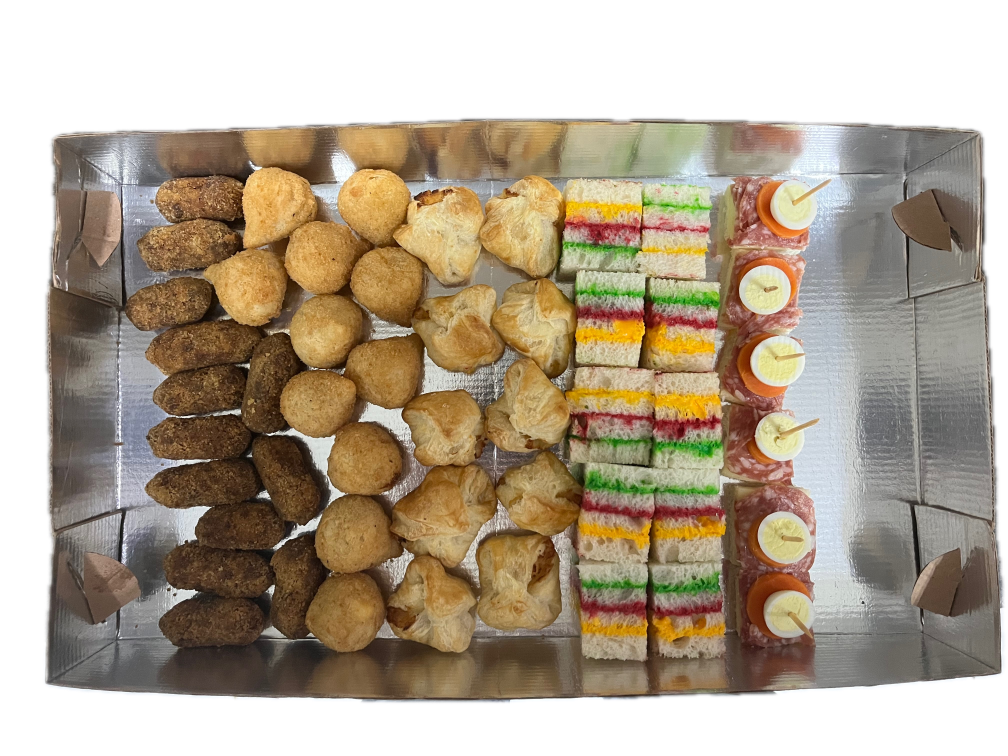
#> input picture dataset/trim/IMG_2426.jpeg, 4032 x 3024 px (shown at 1/4 size)
$ jupyter execute 'Segmentação Simples.ipynb'
#> lines starting #> are read from the running program, lines starting #| are printed output that depends on the picture; after the words box and inside, x2 and y2 are one past the last pixel; in counts of white or black regions, pixels touching at a corner belong together
# Contagem de salgadinhos sortidos em caixas mistas

* **Vicente Knobel (202505144)**
* **Luiz Gustavo Coutinho Xavier (201905959)**

Neste notebook é apresentada a solução de um problema de visão computacional aplicado a indústria de alimentos, como requisitos para a disciplina **INE410121 - Visão Computacional**. O projeto consiste na aplicação de algoritmos clássicos de visão computacional e redes neurais artificiais para solução do problema de contagem de salgadinhos sortidos em caixas mistas. Em nossa melhor solução com o modelo pré-treinado YoLo v7, foi possível identificar corretamente diversas classes de salgadinhos em fotografias diversas de caixas, obtendo YY de acurácia em nosso dataset.

## Descrição do problema
O problema escolhido para atividade consiste na identificação de salgadinhos em caixas sortidas, adotando como exemplo encomendas de salgados produzidas por uma padaria local. Apesar de considerar a produção de um comércio específico, o problema estende-se a indústria de alimentos de modo geral, ao permitir a separação de encomendas de forma mais ágil assegurando controle de qualidade, especialmente em períodos de maior demanda de produção. Caixas sortidas são usualmente encomendadas com 4 ou 5 classes de salgados distintos, e possuem um tamanho padrão para conter um máximo de até 100 salgados. Para o escopo de problema definido neste trabalho, considera-se a existência das seguintes classes:

* Croquete de carne
* Coxinha de frango
* Empada folhada
* Sanduíche colorido
* Sanduíche aberto (canapé de salame com palito acima)
* Canudinho

É importante destacar a similaridade entre classes de salgadinhos no que diz respeito a sua cor e formato, o que representa um maior desafio na resolução do problema. Croquetes de carne apesar de majoritariamente marrons, possuem pigmentos pastéis da mesma cor das coxinhas devido a farinha utilizada em sua fabricação. Coxinhas e empadas também possuem grande similaridade de formato e cor.

As imagens do dataset se encontram disponíveis no diretório **/dataset**, totalizando 21 imagens. Diversas combinações de organizações com as seis classes de salgadinhos foram exploradas, incluindo organizações mais simples com somente uma classe. As imagens foram capturadas em alta resolução ($4032 \times 3024$) por uma câmera de celular

## Abordagem 1: segmentação simples
Como primeira solução, foi implementado um pipeline simples de processamento de imagem utilizando algoritmos clássicos de visão computacional com o objetivo de identificar uma classe de salgadinhos por vez. Cada uma das etapas é descrita como segue, seguido de sua respectiva implementação:

### 1.1. Inicialização e Carregamento de Imagem

Nesta primeira etapa são somente definidas algumas funções auxiliares para o carregamento e visualização de imagens. A função `load_image()` realiza a leitura de arquivos de imagem utilizando a biblioteca OpenCV e efetua a conversão do espaço de cores de BGR para RGB. A imagem original é armazenada nas variáveis globais `ORIGINAL_IMG` e `PIPELINE_IMG`, servindo como ponto de referência inicial para todas as operações subsequentes do pipeline de processamento. A função `show_2_images()` facilita a comparação lado a lado de duas imagens processadas, utiliza subplots do Matplotlib.

[cell 1]
from ipywidgets import interact, interact_manual
from matplotlib import pyplot as plt
import cv2
import numpy as np


def load_image(source):
#> called with source = 'dataset/trim/IMG_2426.jpeg'
    try:
        image = cv2.imread(source)
#> image is the input picture: shape (3024, 4032, 3); mean B, G, R 143.5, 162.7, 176.6
        image = cv2.cvtColor(image, cv2.COLOR_BGR2RGB)
        return image

    except Exception as e:
        print(f"could not load image, err: {e}")
        return None


def show_2_images(image1, image2, title1, title2):
    _, axes = plt.subplots(1, 2, figsize=(15, 7), sharex=True, sharey=True)
    ax = axes.ravel()

    ax[0].imshow(image1, cmap='gray')
    ax[0].set_title(title1)

    ax[1].imshow(image2, cmap='gray')
    ax[1].set_title(title2)

    for a in ax:
        a.set_axis_off()

    plt.tight_layout()
    plt.show()


IMAGE_PATH = 'dataset/trim/IMG_2426.jpeg'
ORIGINAL_IMG = load_image(IMAGE_PATH)
PIPELINE_IMG = ORIGINAL_IMG

### 1.2. Segmentação por Cor no Espaço HSV

A segmentação por cor constitui a etapa inicial de isolamento de regiões de interesse no pipeline. Esta implementação converte a imagem para o espaço de cor HSV, mais apropriado para segmentação baseada em tonalidade em comparação ao espaço RGB, e aplica operações de thresholding binárias definidas por limites inferiores e superiores de cada canal.

O método `cv2.inRange()` efetua o thresholding bidirecional, produzindo uma máscara binária onde pixels dentro do intervalo especificado recebem valor 255 (branco) e fora do intervalo recebem 0 (preto). Diversas combinações foram avaliadas, entretanto os valores aqui apresentados foram empiricamente calibrados para isolar os salgadinhos da classe **croquete**, correspondendo a tonalidades na faixa de marrom definida pelos valores `[8, 130, 10]` a `[24, 180, 140]`.

[cell 2]
def segment_by_color(image, lower_threshold, upper_threshold):
    global PIPELINE_IMG
    hsv_image = cv2.cvtColor(image, cv2.COLOR_RGB2HSV)
#> hsv_image: shape (3024, 4032, 3); mean H, S, V 20.6, 64.6, 178.1

    PIPELINE_IMG = cv2.inRange(hsv_image, lower_threshold, upper_threshold)
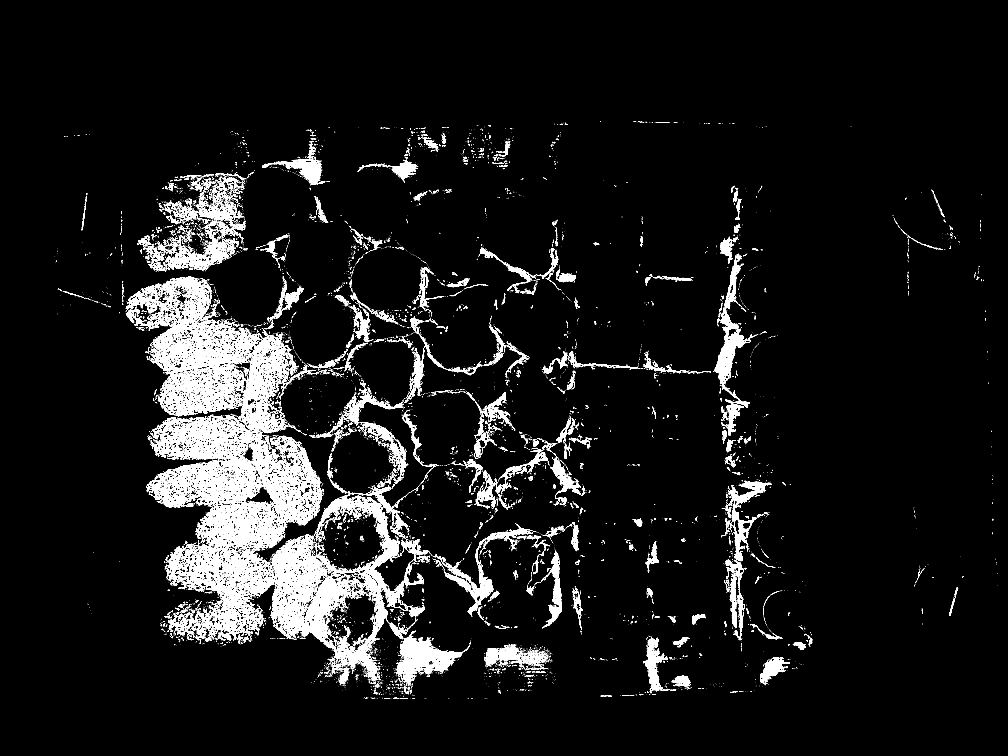
#> PIPELINE_IMG: shape (3024, 4032) (shown at 1/4 size); 6.7% white; 10222 white regions (9108 under 20 px), largest, box (x1, y1, x2, y2) and area: (586, 1659, 1699, 2726) 331390, (516, 1107, 1216, 1732) 133450, (2859, 1015, 2998, 1744) 22351
    show_2_images(image, PIPELINE_IMG, 'Input image', 'Segmented colors')
#> in show_2_images, `plt.show()`:
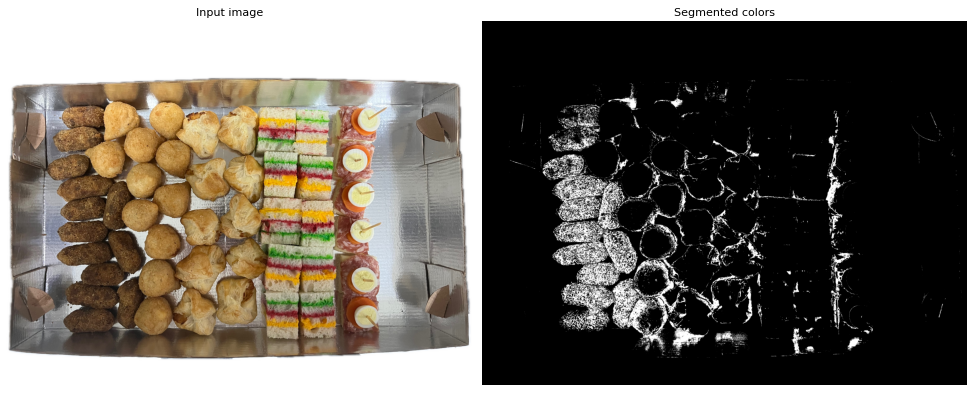
#> figure drawn by matplotlib, 2 panels


lower_t = np.array([8, 130, 10])
upper_t = np.array([24, 180, 140])

segment_by_color(PIPELINE_IMG, lower_t, upper_t)

### 1.3. Operações Morfológicas de Fechamento

A operação de fechamento (closing) é uma técnica de processamento morfológico que combina dilatação seguida de erosão, com o objetivo de preencher pequenas cavidades e remoção de ruído na máscara binária resultante da segmentação. Especificamente, a dilatação expande regiões brancas, preenchendo gaps internos, enquanto a erosão subsequente restaura a imagem ao tamanho original. O kernel estruturante define a vizinhança considerada na operação; neste caso, utiliza-se um kernel retangular $7 \times 7$.

[cell 3]
def apply_closing(image, kernel_size, iterations):
#> called with kernel_size = (7, 7), iterations = 1
    global PIPELINE_IMG

    gray_image = PIPELINE_IMG
    if len(image.shape) == 3:
        gray_image = cv2.cvtColor(image, cv2.COLOR_RGB2GRAY)

    kernel = cv2.getStructuringElement(cv2.MORPH_RECT, kernel_size)
    PIPELINE_IMG = cv2.morphologyEx(gray_image, cv2.MORPH_CLOSE, kernel, iterations=iterations)
#> PIPELINE_IMG: shape (3024, 4032); 10.5% white; 2001 white regions (1561 under 20 px), largest, box (x1, y1, x2, y2) and area: (502, 1106, 1883, 2779) 869090, (550, 687, 1015, 1088) 81324, (2884, 1919, 3088, 2561) 30046

    show_2_images(image, PIPELINE_IMG, 'Input image', 'Eroded')
#> call 2 of show_2_images, with title1 = 'Input image', title2 = 'Eroded'
#> in show_2_images (call 2), `plt.show()`:
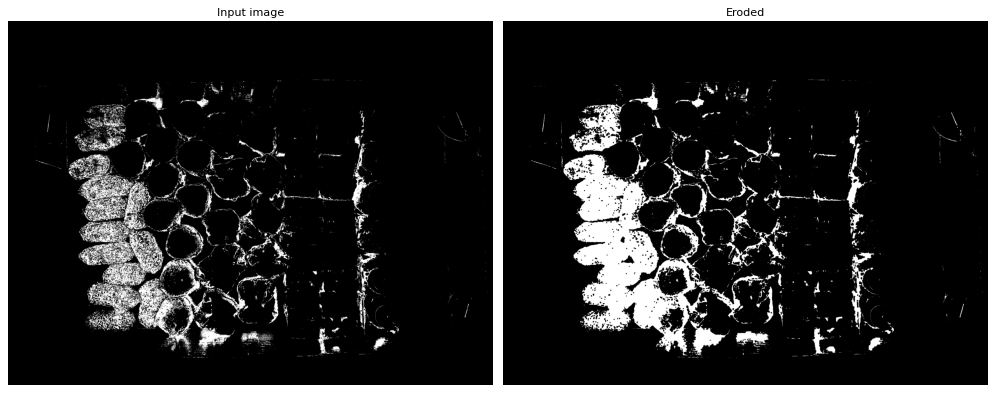
#> figure drawn by matplotlib, 2 panels


apply_closing(image=PIPELINE_IMG, kernel_size=(7,7), iterations=1)

### 1.4. Detecção de Bordas via Algoritmo de Canny

Em sequência é realizada a detecção de bordas utilizando o algoritmo de Canny. Este método aplica inicialmente um filtro bilateral `cv2.bilateralFilter()` para suavização seletiva com preservação de bordas, reduzindo ruído. O resultado é um mapa binário de bordas, em que apenas pixels que representam mudanças significativas de intensidade são ativados.

[cell 4]
def apply_canny(image, threshold1, threshold2, apertureSize, L2gradient):
#> called with threshold1 = 15, threshold2 = 45, apertureSize = 3, L2gradient = True
    global PIPELINE_IMG

    gray_image = PIPELINE_IMG
    if len(image.shape) == 3:
        gray_image = cv2.cvtColor(image, cv2.COLOR_RGB2GRAY)

    blurred_image = cv2.bilateralFilter(gray_image, 50, 90, 90)
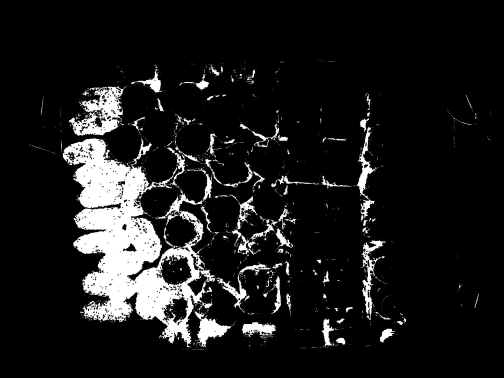
#> blurred_image: shape (3024, 4032) (shown at 1/8 size); min 0, max 255, mean 26.6

    PIPELINE_IMG = cv2.Canny(blurred_image, threshold1=threshold1, threshold2=threshold2, apertureSize=apertureSize, L2gradient=L2gradient)
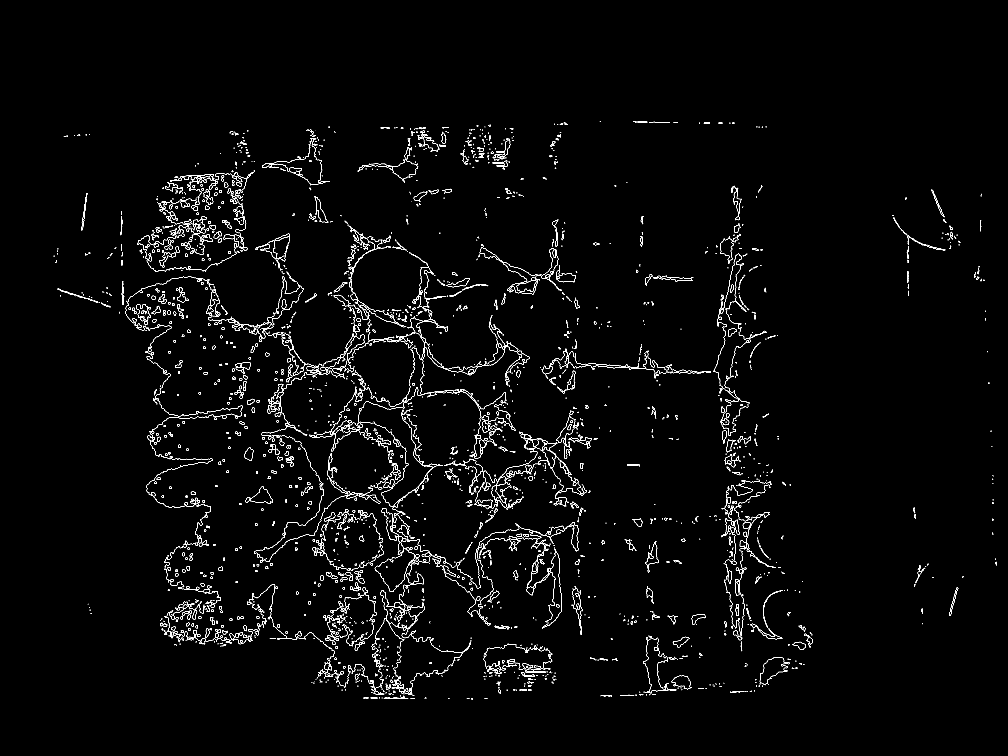
#> PIPELINE_IMG: shape (3024, 4032) (shown at 1/4 size); 1.1% white in thin lines or dots, all inside (x1, y1, x2, y2) = (215, 484, 3987, 2797)
    show_2_images(image, PIPELINE_IMG, 'Input image', 'Canny edges')


# NOTE: Original image best with gaussian blurred at 65/195 or bilaterealFilter at 15/45
#apply_canny(image=ORIGINAL_IMG, threshold1=15, threshold2=45, apertureSize=3, L2gradient=True)

apply_canny(image=PIPELINE_IMG, threshold1=15, threshold2=45, apertureSize=3, L2gradient=True)

### 1.5. Detecção e Contagem de Elipses

A identificação de elipses consiste na detecção de contornos na imagem binária, onde para cada contorno com número suficiente de pontos, ajusta-se uma elipse utilizando `cv2.fitEllipse()`. Os candidatos são então filtrados mediante critérios geométricos, como: (i) área mínima, (ii) razão entre área do contorno e área da elipse ajustada, e (iii) razão entre semieixos da elipse, rejeitando formas muito alongadas ou muito pequenas.

[cell 5]
def count_ellipses_contours(image, area_min=500, area_ratio_tol=0.9, axis_ratio_max=5.0):
#> called with area_min = 500, area_ratio_tol = 0.9, axis_ratio_max = 5
    global PIPELINE_IMG
    if image is None:
        return 0, None

    _, th = cv2.threshold(image, 127, 255, cv2.THRESH_BINARY)
    contours, _ = cv2.findContours(th, cv2.RETR_EXTERNAL, cv2.CHAIN_APPROX_SIMPLE)
#> contours = 2711 contours, 1815 with area under 20; largest, box (x1, y1, x2, y2) and area: (983, 1946, 1092, 2016) 3437, (1401, 1171, 1594, 1299) 3397, (2684, 2702, 2767, 2758) 2662, (2581, 2167, 2636, 2290) 2318, (2067, 1122, 2145, 1168) 2271

    out = cv2.cvtColor(image, cv2.COLOR_GRAY2RGB)
    #mask = np.zeros_like(image)

    count = 0
    for cnt in contours:
        area = cv2.contourArea(cnt)
        if area < area_min or len(cnt) < 5:
            continue

        ellipse = cv2.fitEllipse(cnt)
        (MA, ma) = ellipse[1]
        a = max(MA, ma) / 2.0
        b = min(MA, ma) / 2.0
        ellipse_area = np.pi * a * b
        if ellipse_area <= 0:
            continue

        area_ratio = area / ellipse_area
        axis_ratio = (MA / ma) if ma > 0 else 999

        if area_ratio >= area_ratio_tol and axis_ratio <= axis_ratio_max:
            cv2.ellipse(out, ellipse, (0,255,0), 2)
            #cv2.drawContours(mask, [cnt], -1, 255, -1)
            count += 1
#> this loop made 2711 passes
#> area on passes 5, 9, 10: 30.5, 52, 26
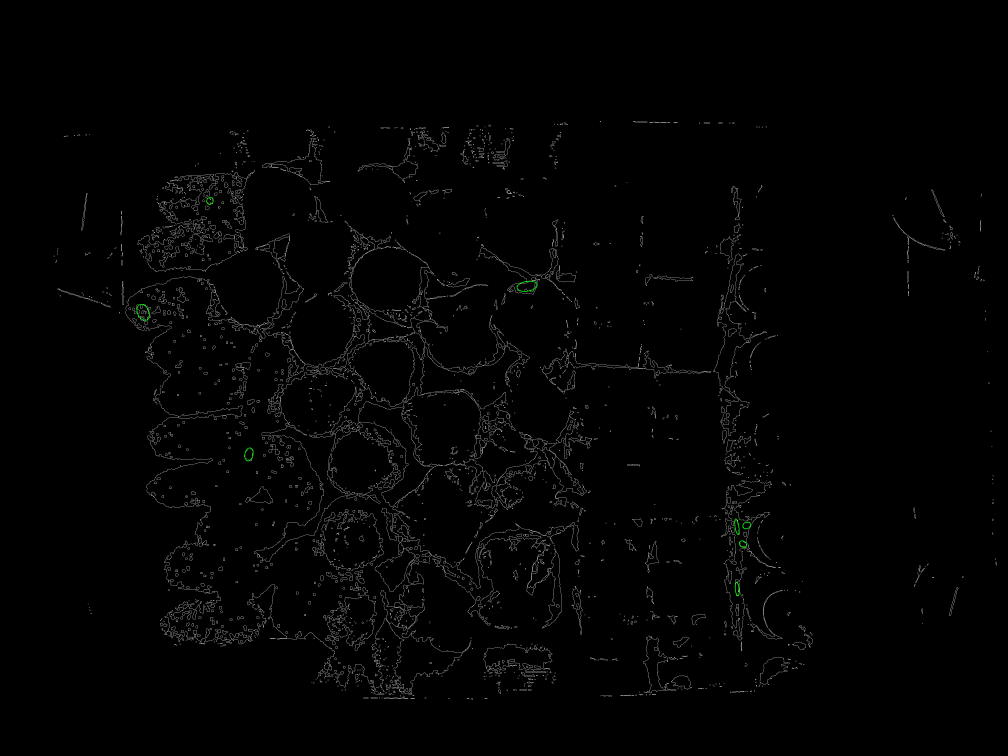
#> out: shape (3024, 4032, 3) (shown at 1/4 size); mean B, G, R 2.8, 2.8, 2.8
#> after the loop, count = 8

    return count, out


count, out = count_ellipses_contours(PIPELINE_IMG)
#> count = 8
show_2_images(PIPELINE_IMG, out, 'Input', 'Detected Ellipses')

print('detected:', count)
#| detected: 8

$ run again, with dataset/trim/IMG_2428.jpeg copied over dataset/trim/IMG_2426.jpeg
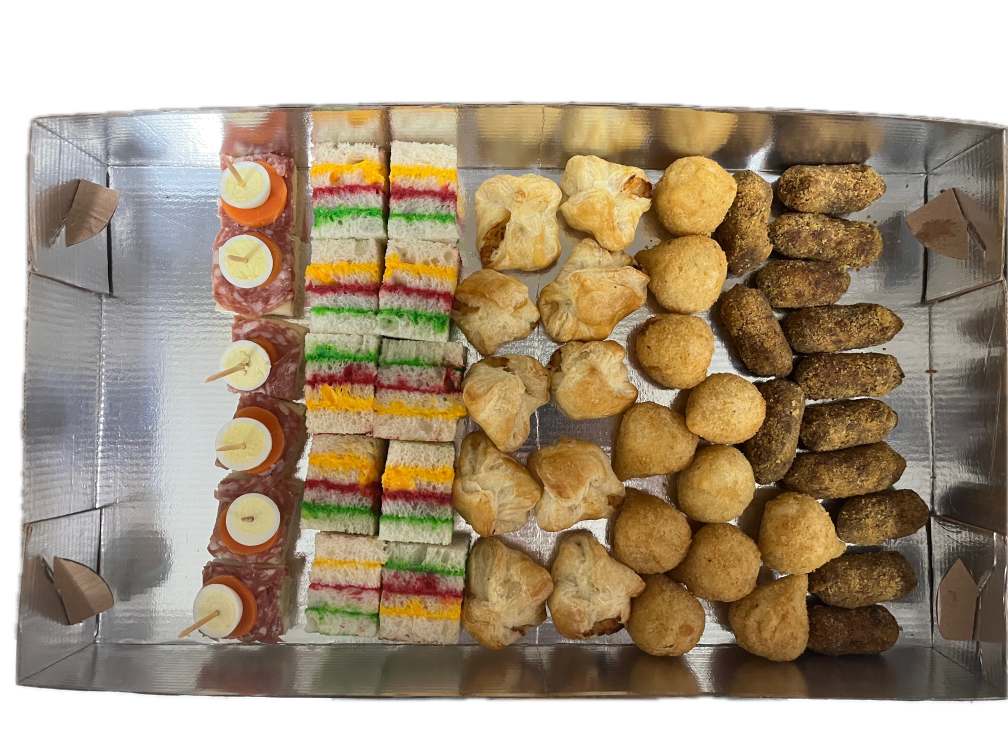
#> input picture dataset/trim/IMG_2428.jpeg, 4032 x 3024 px (shown at 1/4 size)
#> in load_image, image is the input picture: shape (3024, 4032, 3); mean B, G, R 131.1, 153.5, 169.7
#> hsv_image: shape (3024, 4032, 3); mean H, S, V 22.5, 76.4, 171.1
#> in apply_canny, `PIPELINE_IMG = cv2.Canny(blurred_image, threshold1=threshold1, thresho..`:
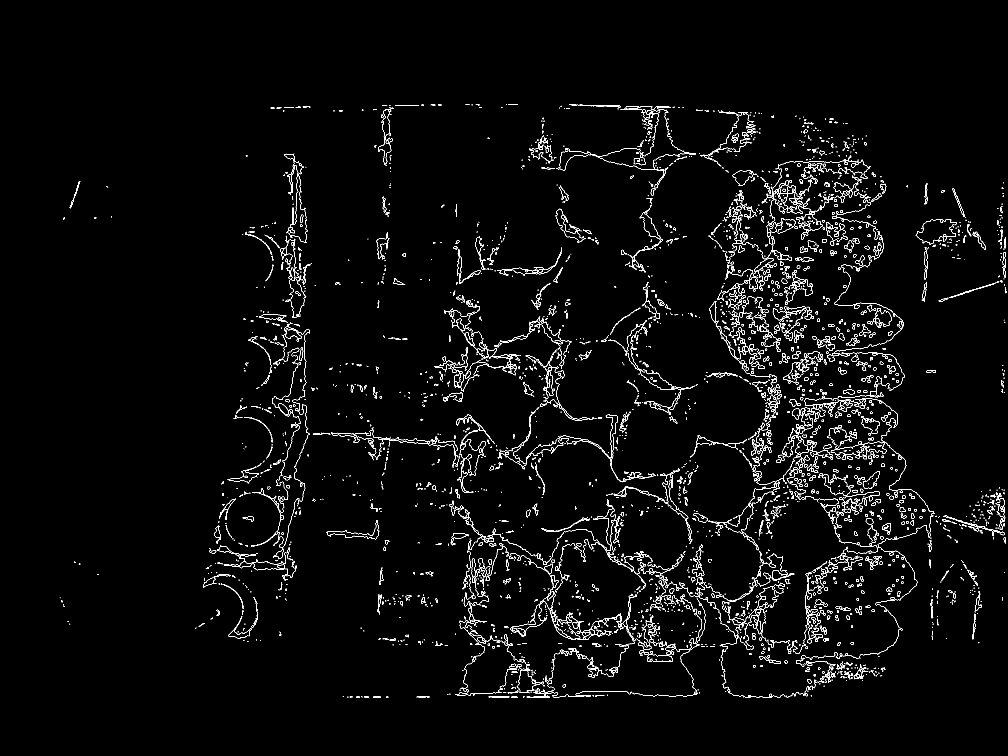
#> PIPELINE_IMG: shape (3024, 4032) (shown at 1/4 size); 1.4% white in thin lines or dots, all inside (x1, y1, x2, y2) = (239, 416, 4026, 2791)
#> contours = 3837 contours, 2685 with area under 20; largest, box (x1, y1, x2, y2) and area: (2640, 1873, 2769, 2175) 3921, (2559, 849, 2652, 992) 3319, (3493, 1232, 3568, 1312) 2783, (3014, 1032, 3093, 1142) 2272, (3091, 1225, 3224, 1363) 2212
#> the loop in count_ellipses_contours, `for cnt in contours:` made 3837 passes
#> area on passes 6, 7, 9: 26, 42.5, 28.5
#> after the loop in count_ellipses_contours, `for cnt in contours:`:
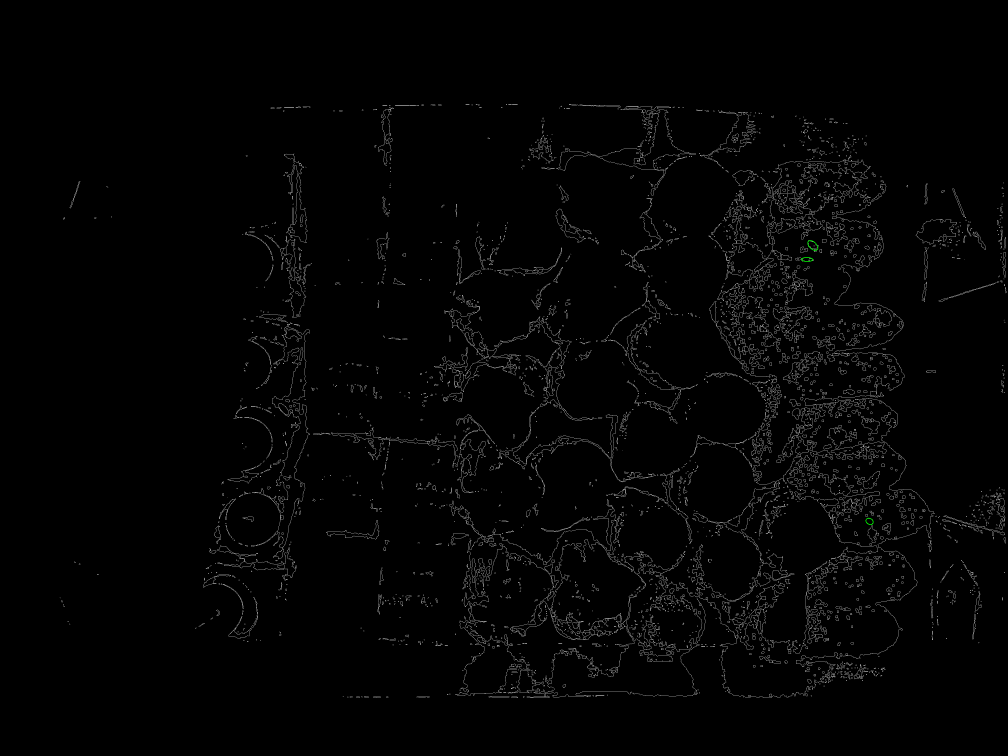
#> out: shape (3024, 4032, 3) (shown at 1/4 size); mean B, G, R 3.6, 3.6, 3.6
#> after the loop in count_ellipses_contours, `for cnt in contours:`: count = 3
#| detected: 3
